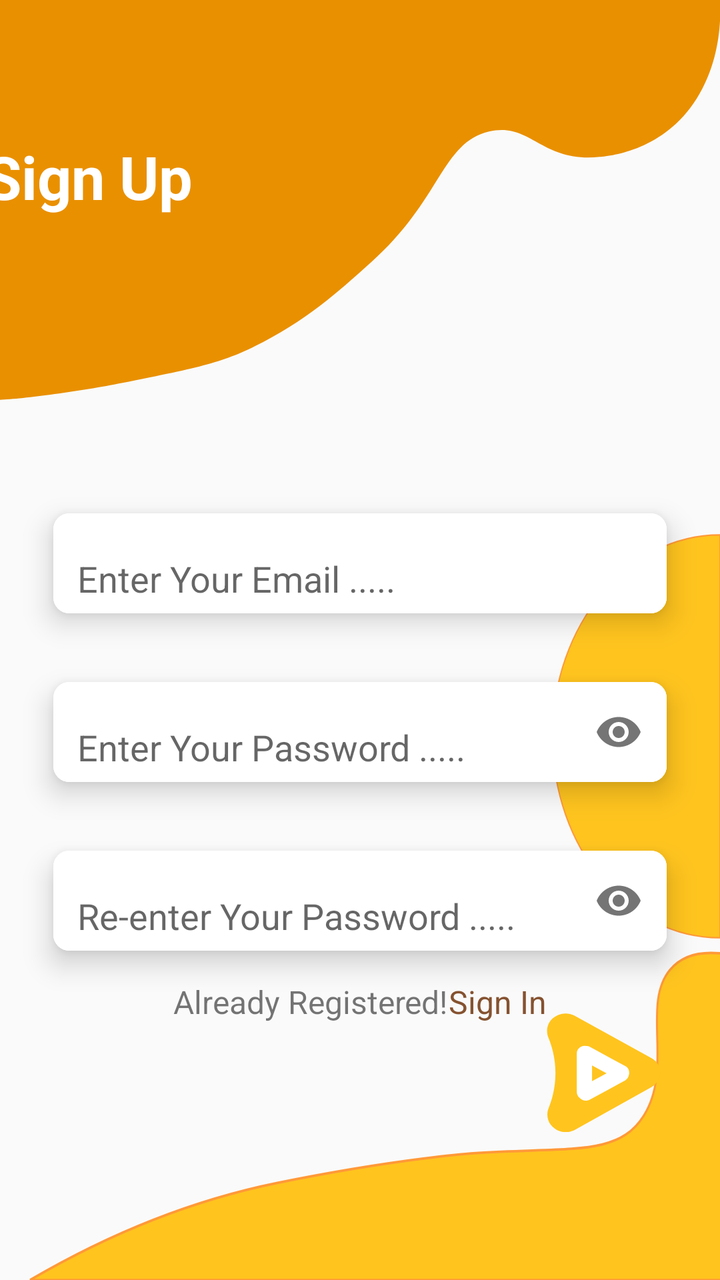
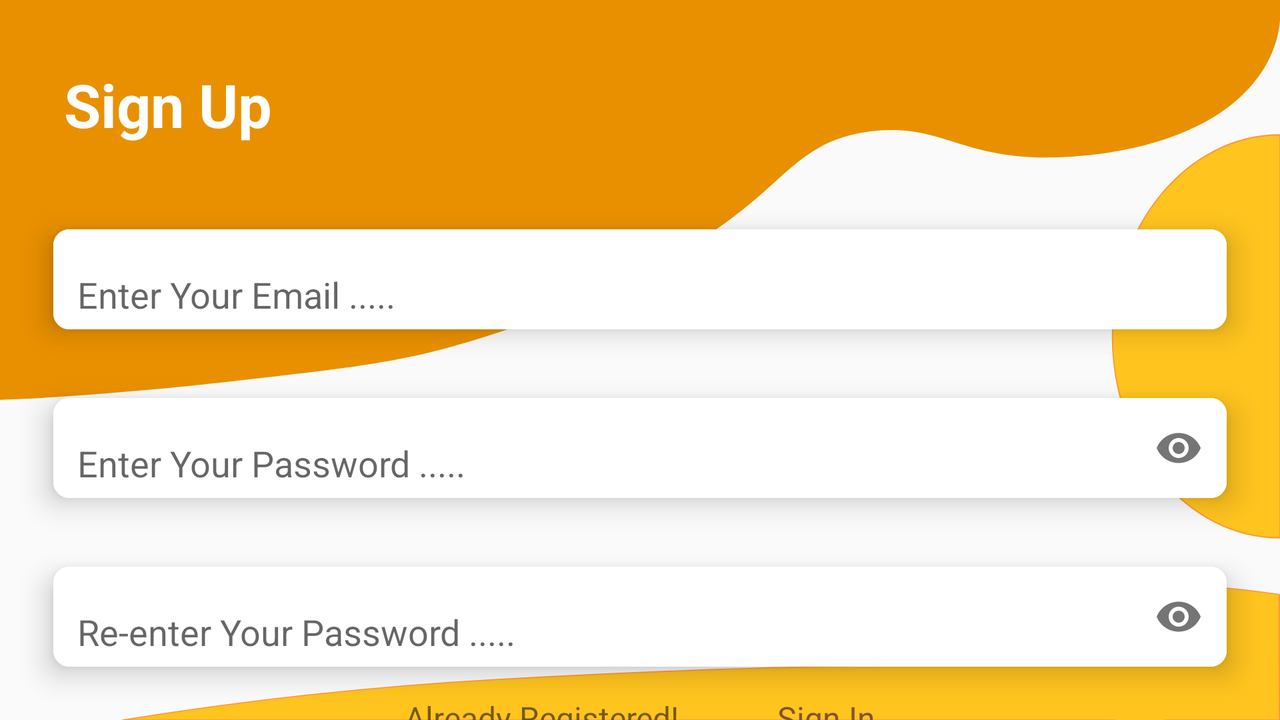

Compare how this app lays out the same screen by default and in its alternative resource folder. The renders come first, then the two layout files and the values they reference.
<!-- AndroidManifest.xml: application theme Theme.TodoList -->
<!-- res/layout/fragment_sign_up.xml -->
<?xml version="1.0" encoding="utf-8"?>
<androidx.constraintlayout.widget.ConstraintLayout xmlns:android="http://schemas.android.com/apk/res/android"
    xmlns:app="http://schemas.android.com/apk/res-auto"
    xmlns:tools="http://schemas.android.com/tools"
    android:layout_width="match_parent"
    android:layout_height="match_parent"
    tools:context=".fragments.SignUpFragment">

        <ImageView
            android:id="@+id/imageView"
            android:layout_width="wrap_content"
            android:layout_height="200dp"
            android:scaleType="fitXY"
            android:src="@drawable/design1"
            app:layout_constraintEnd_toEndOf="parent"
            app:layout_constraintHorizontal_bias="0.5"
            app:layout_constraintStart_toStartOf="parent"
            app:layout_constraintTop_toTopOf="parent" />

        <ImageView
            android:id="@+id/imageView2"
            android:layout_width="267dp"
            android:layout_height="321dp"
            android:scaleType="fitXY"
            android:src="@drawable/ellipse1"
            app:layout_constraintEnd_toEndOf="parent"
            app:layout_constraintTop_toBottomOf="@+id/imageView" />

        <ImageView
            android:id="@+id/imageView3"
            android:layout_width="424dp"
            android:layout_height="528dp"
            android:layout_marginStart="12dp"
            android:scaleType="fitXY"
            android:src="@drawable/design2"
            app:layout_constraintBottom_toBottomOf="parent"
            app:layout_constraintEnd_toEndOf="parent"
            app:layout_constraintHorizontal_bias="0.5"
            app:layout_constraintStart_toStartOf="parent" />

        <TextView
            android:id="@+id/textView"
            android:layout_width="wrap_content"
            android:layout_height="wrap_content"
            android:layout_marginTop="68dp"
            android:layout_marginEnd="264dp"
            android:textStyle="bold"
            android:text="@string/sign_up"
            android:textColor="@color/white"
            android:textSize="30sp"
            app:layout_constraintEnd_toEndOf="parent"
            app:layout_constraintTop_toTopOf="parent" />

        <com.google.android.material.card.MaterialCardView
            android:id="@+id/cardView1"
            android:layout_width="0dp"
            android:layout_height="wrap_content"
            android:layout_marginHorizontal="16dp"
            android:layout_marginTop="42dp"
            app:cardCornerRadius="8dp"
            app:cardElevation="8dp"
            app:cardUseCompatPadding="true"
            app:layout_constraintEnd_toEndOf="parent"
            app:layout_constraintHorizontal_bias="0.5"
            app:layout_constraintStart_toStartOf="parent"
            app:layout_constraintTop_toTopOf="@+id/imageView2">

                <com.google.android.material.textfield.TextInputLayout
                    android:layout_width="match_parent"
                    android:layout_height="50dp"
                    android:background="@color/white"
                    app:boxStrokeWidth="0dp"
                    app:boxStrokeWidthFocused="0dp"
                    app:hintEnabled="false">

                        <com.google.android.material.textfield.TextInputEditText
                            android:id="@+id/emailEt"
                            android:layout_width="match_parent"
                            android:layout_height="50dp"
                            android:background="@color/white"
                            android:hint="@string/enter_your_email"
                            android:inputType="textEmailAddress"
                            android:paddingStart="12dp"
                            android:paddingTop="15dp" />
                </com.google.android.material.textfield.TextInputLayout>

        </com.google.android.material.card.MaterialCardView>

        <com.google.android.material.card.MaterialCardView
            android:id="@+id/cardView2"
            android:layout_width="0dp"
            android:layout_height="wrap_content"
            android:layout_marginHorizontal="16dp"
            android:layout_marginTop="5dp"
            app:cardCornerRadius="8dp"
            app:cardElevation="8dp"
            app:cardUseCompatPadding="true"
            app:layout_constraintEnd_toEndOf="parent"
            app:layout_constraintHorizontal_bias="0.5"
            app:layout_constraintStart_toStartOf="parent"
            app:layout_constraintTop_toBottomOf="@id/cardView1">



                <com.google.android.material.textfield.TextInputLayout
                    android:layout_width="match_parent"
                    android:layout_height="50dp"
                    android:background="@color/white"
                    app:boxStrokeWidth="0dp"
                    app:boxStrokeWidthFocused="0dp"
                    app:hintEnabled="false"
                    app:passwordToggleEnabled="true">

                        <com.google.android.material.textfield.TextInputEditText
                            android:id="@+id/passEt"
                            android:layout_width="match_parent"
                            android:layout_height="match_parent"
                            android:background="@color/white"
                            android:hint="@string/enter_your_pass"
                            android:inputType="textPassword"
                            android:paddingStart="12dp"
                            android:paddingTop="15dp" />

                </com.google.android.material.textfield.TextInputLayout>


        </com.google.android.material.card.MaterialCardView>


        <com.google.android.material.card.MaterialCardView
            android:id="@+id/cardView3"
            android:layout_width="0dp"
            android:layout_height="wrap_content"
            android:layout_marginHorizontal="16dp"
            android:layout_marginTop="5dp"
            app:cardCornerRadius="8dp"
            app:cardElevation="8dp"
            app:cardUseCompatPadding="true"
            app:layout_constraintEnd_toEndOf="parent"
            app:layout_constraintHorizontal_bias="0.5"
            app:layout_constraintStart_toStartOf="parent"
            app:layout_constraintTop_toBottomOf="@id/cardView2">


                <com.google.android.material.textfield.TextInputLayout
                    android:layout_width="match_parent"
                    android:layout_height="50dp"
                    android:background="@color/white"
                    app:boxStrokeWidth="0dp"
                    app:boxStrokeWidthFocused="0dp"
                    app:hintEnabled="false"
                    app:passwordToggleEnabled="true">

                        <com.google.android.material.textfield.TextInputEditText
                            android:id="@+id/verifyPassEt"
                            android:layout_width="match_parent"
                            android:layout_height="match_parent"
                            android:background="@color/white"
                            android:hint="@string/re_enter_your_pass"
                            android:inputType="textPassword"
                            android:paddingStart="12dp"
                            android:paddingTop="15dp" />

                </com.google.android.material.textfield.TextInputLayout>


        </com.google.android.material.card.MaterialCardView>

        <ImageView
            android:id="@+id/nextBtn"
            android:layout_width="60dp"
            android:layout_height="60dp"
            android:layout_marginTop="16dp"
            android:layout_marginEnd="12dp"
            android:src="@drawable/ic_btn1"
            app:layout_constraintEnd_toEndOf="@id/cardView3"
            app:layout_constraintTop_toBottomOf="@id/cardView3" />

        <TextView
            android:id="@+id/textview32"
            android:layout_width="wrap_content"
            android:layout_height="wrap_content"
            android:text="Already Registered!"
            android:textSize="16sp"
            app:layout_constraintEnd_toStartOf="@+id/textViewSignIn"
            app:layout_constraintHorizontal_bias="0.5"
            app:layout_constraintStart_toEndOf="@+id/imageView3"
            app:layout_constraintStart_toStartOf="@+id/guideline2"
            app:layout_constraintTop_toBottomOf="@+id/cardView3" />

        <TextView
            android:id="@+id/textViewSignIn"
            android:layout_width="wrap_content"
            android:layout_height="wrap_content"
            android:text="Sign In"
            android:textColor="@color/text_color"
            android:textSize="16sp"
            app:layout_constraintEnd_toStartOf="@+id/guideline3"
            app:layout_constraintHorizontal_bias="0.5"
            app:layout_constraintStart_toEndOf="@+id/textview32"
            app:layout_constraintTop_toTopOf="@id/textview32" />

        <androidx.constraintlayout.widget.Guideline
            android:id="@+id/guideline2"
            android:layout_width="wrap_content"
            android:layout_height="wrap_content"
            android:orientation="vertical"
            app:layout_constraintGuide_percent="0.24" />

        <androidx.constraintlayout.widget.Guideline
            android:id="@+id/guideline3"
            android:layout_width="wrap_content"
            android:layout_height="wrap_content"
            android:orientation="vertical"
            app:layout_constraintGuide_percent="0.76" />
</androidx.constraintlayout.widget.ConstraintLayout>
<!-- resources referenced by this layout -->
<resources>
  <color name="text_color">#855230</color>
  <color name="white">#FFFFFFFF</color>
  <!-- drawable design1 (drawable) -->
  <vector xmlns:android="http://schemas.android.com/apk/res/android"
      android:width="425.2dp"
      android:height="198.4dp"
      android:viewportWidth="425.2"
      android:viewportHeight="198.4">
    <path
        android:pathData="M425.2,0c0.5,7.4 0.9,29.4 -13.8,48.9c-19.2,25.6 -50.1,28.3 -57.2,28.9c-34.6,3 -40.7,-17.5 -65.4,-12.6c-28.1,5.6 -28.1,33.9 -69.8,65c-13.7,10.2 -34.4,26.8 -63.7,39.5c-23.9,10.4 -35.9,12.2 -83.4,20.3c-22.9,3.9 -58.9,8 -72.1,8.3C-0.2,131.8 -0.3,65.2 -0.5,-1.4C141.4,-1 283.3,-0.5 425.2,0z"
        android:fillColor="#E99000"/>
  </vector>
  <!-- drawable design2 (drawable) -->
  <vector xmlns:android="http://schemas.android.com/apk/res/android"
      android:width="425.2dp"
      android:height="425.2dp"
      android:viewportWidth="425.2"
      android:viewportHeight="425.2">
    <path
        android:strokeWidth="1"
        android:pathData="M425.2,303.9c-22.8,-9 -50.3,-16.2 -63.4,-3.7c-14.7,13.9 1.8,39.8 -13.4,59c-12.8,16.2 -35.8,12.4 -84.1,14.9c0,0 -37.4,1.9 -99.5,12c-30,4.9 -72.9,15.1 -124,39.1c128.2,0 256.3,0 384.5,0C425.2,384.8 425.2,344.3 425.2,303.9z"
        android:fillColor="#FFC41E"
        android:strokeColor="#FF9938"/>
  </vector>
  <!-- drawable ellipse1 (drawable) -->
  <vector xmlns:android="http://schemas.android.com/apk/res/android"
      android:width="425.2dp"
      android:height="425.2dp"
      android:viewportWidth="425.2"
      android:viewportHeight="425.2">
    <path
        android:strokeWidth="1"
        android:pathData="M425.2,89.4c-73.7,0 -133.4,59.7 -133.4,133.4s59.7,133.4 133.4,133.4V89.4z"
        android:fillColor="#FFC41E"
        android:strokeColor="#FF9938"/>
  </vector>
  <string name="enter_your_email">Enter Your Email .....</string>
  <string name="enter_your_pass">Enter Your Password .....</string>
  <string name="re_enter_your_pass">Re-enter Your Password .....</string>
  <string name="sign_up">Sign Up</string>
  <style name="Theme.TodoList" parent="Theme.AppCompat.Light.NoActionBar">
          
          <item name="colorPrimary">@color/purple_500</item>
          <item name="colorPrimaryVariant">@color/purple_700</item>
          <item name="colorOnPrimary">@color/white</item>
          
          <item name="colorSecondary">@color/teal_200</item>
          <item name="colorSecondaryVariant">@color/teal_700</item>
          <item name="colorOnSecondary">@color/black</item>
          
          <item name="android:statusBarColor" tools:targetApi="l">?attr/colorPrimaryVariant</item>
          
      </style>
  <color name="purple_500">#FF6200EE</color>
  <color name="purple_700">#FF3700B3</color>
  <color name="teal_200">#8BC34A</color>
  <color name="teal_700">#FF018786</color>
  <color name="black">#FF000000</color>
</resources>
<!-- res/layout-land/fragment_sign_up.xml (the repository's variant of the layout above) -->
<!-- drawn on the phone turned sideways -->
<?xml version="1.0" encoding="utf-8"?>
<androidx.constraintlayout.widget.ConstraintLayout xmlns:android="http://schemas.android.com/apk/res/android"
    xmlns:app="http://schemas.android.com/apk/res-auto"
    xmlns:tools="http://schemas.android.com/tools"
    android:layout_width="match_parent"
    android:layout_height="match_parent"
    tools:context=".fragments.SignUpFragment">

        <ImageView
            android:id="@+id/imageView"
            android:layout_width="match_parent"
            android:layout_height="200dp"
            android:scaleType="fitXY"
            android:src="@drawable/design1"
            app:layout_constraintEnd_toEndOf="parent"
            app:layout_constraintHorizontal_bias="0.5"
            app:layout_constraintStart_toStartOf="parent"
            app:layout_constraintTop_toTopOf="parent" />

        <ImageView
            android:id="@+id/imageView2"
            android:layout_width="267dp"
            android:layout_height="321dp"
            android:scaleType="fitXY"
            android:src="@drawable/ellipse1"
            app:layout_constraintEnd_toEndOf="parent"
            app:layout_constraintTop_toTopOf="parent" />

        <ImageView
            android:id="@+id/imageView3"
            android:layout_width="match_parent"
            android:layout_height="220dp"
            android:scaleType="fitXY"
            android:src="@drawable/design2"
            app:layout_constraintLeft_toLeftOf="parent"
            app:layout_constraintBottom_toBottomOf="parent" />

        <TextView
            android:id="@+id/textView"
            android:layout_width="wrap_content"
            android:layout_height="wrap_content"
            android:layout_marginStart="32dp"
            android:layout_marginTop="32dp"
            android:text="@string/sign_up"
            android:textColor="@color/white"
            android:textSize="30sp"
            android:textStyle="bold"
            app:layout_constraintStart_toStartOf="parent"
            app:layout_constraintTop_toTopOf="parent" />

        <com.google.android.material.card.MaterialCardView
            android:id="@+id/cardView1"
            android:layout_width="0dp"
            android:layout_height="wrap_content"
            android:layout_marginHorizontal="16dp"
            android:layout_marginTop="100dp"
            app:cardCornerRadius="8dp"
            app:cardElevation="8dp"
            app:cardUseCompatPadding="true"
            app:layout_constraintEnd_toEndOf="parent"
            app:layout_constraintHorizontal_bias="0.5"
            app:layout_constraintStart_toStartOf="parent"
            app:layout_constraintTop_toTopOf="@+id/imageView2">

                <com.google.android.material.textfield.TextInputLayout
                    android:layout_width="match_parent"
                    android:layout_height="50dp"
                    android:background="@color/white"
                    app:boxStrokeWidth="0dp"
                    app:boxStrokeWidthFocused="0dp"
                    app:hintEnabled="false">

                        <com.google.android.material.textfield.TextInputEditText
                            android:id="@+id/emailEt"
                            android:layout_width="match_parent"
                            android:layout_height="50dp"
                            android:background="@color/white"
                            android:hint="@string/enter_your_email"
                            android:inputType="textEmailAddress"
                            android:paddingStart="12dp"
                            android:paddingTop="15dp" />
                </com.google.android.material.textfield.TextInputLayout>

        </com.google.android.material.card.MaterialCardView>

        <com.google.android.material.card.MaterialCardView
            android:id="@+id/cardView2"
            android:layout_width="0dp"
            android:layout_height="wrap_content"
            android:layout_marginHorizontal="16dp"
            android:layout_marginTop="5dp"
            app:cardCornerRadius="8dp"
            app:cardElevation="8dp"
            app:cardUseCompatPadding="true"
            app:layout_constraintEnd_toEndOf="parent"
            app:layout_constraintHorizontal_bias="0.5"
            app:layout_constraintStart_toStartOf="parent"
            app:layout_constraintTop_toBottomOf="@id/cardView1">



                <com.google.android.material.textfield.TextInputLayout
                    android:layout_width="match_parent"
                    android:layout_height="50dp"
                    android:background="@color/white"
                    app:boxStrokeWidth="0dp"
                    app:boxStrokeWidthFocused="0dp"
                    app:hintEnabled="false"
                    app:passwordToggleEnabled="true">

                        <com.google.android.material.textfield.TextInputEditText
                            android:id="@+id/passEt"
                            android:layout_width="match_parent"
                            android:layout_height="match_parent"
                            android:background="@color/white"
                            android:hint="@string/enter_your_pass"
                            android:inputType="textPassword"
                            android:paddingStart="12dp"
                            android:paddingTop="15dp" />

                </com.google.android.material.textfield.TextInputLayout>


        </com.google.android.material.card.MaterialCardView>


        <com.google.android.material.card.MaterialCardView
            android:id="@+id/cardView3"
            android:layout_width="0dp"
            android:layout_height="wrap_content"
            android:layout_marginHorizontal="16dp"
            android:layout_marginTop="5dp"
            app:cardCornerRadius="8dp"
            app:cardElevation="8dp"
            app:cardUseCompatPadding="true"
            app:layout_constraintEnd_toEndOf="parent"
            app:layout_constraintHorizontal_bias="0.5"
            app:layout_constraintStart_toStartOf="parent"
            app:layout_constraintTop_toBottomOf="@id/cardView2">


                <com.google.android.material.textfield.TextInputLayout
                    android:layout_width="match_parent"
                    android:layout_height="50dp"
                    android:background="@color/white"
                    app:boxStrokeWidth="0dp"
                    app:boxStrokeWidthFocused="0dp"
                    app:hintEnabled="false"
                    app:passwordToggleEnabled="true">

                        <com.google.android.material.textfield.TextInputEditText
                            android:id="@+id/verifyPassEt"
                            android:layout_width="match_parent"
                            android:layout_height="match_parent"
                            android:background="@color/white"
                            android:hint="@string/re_enter_your_pass"
                            android:inputType="textPassword"
                            android:paddingStart="12dp"
                            android:paddingTop="15dp" />

                </com.google.android.material.textfield.TextInputLayout>


        </com.google.android.material.card.MaterialCardView>

        <ImageView
            android:id="@+id/nextBtn"
            android:layout_width="60dp"
            android:layout_height="60dp"
            android:layout_marginTop="4dp"
            android:layout_marginEnd="8dp"
            android:src="@drawable/ic_btn1"
            app:layout_constraintEnd_toEndOf="@id/cardView3"
            app:layout_constraintTop_toBottomOf="@id/cardView3" />

        <TextView
            android:id="@+id/textview32"
            android:layout_width="wrap_content"
            android:layout_height="wrap_content"
            android:text="Already Registered!"
            android:textSize="16sp"
            app:layout_constraintEnd_toStartOf="@+id/textViewSignIn"
            app:layout_constraintHorizontal_bias="0.5"
            app:layout_constraintStart_toEndOf="@+id/imageView3"
            app:layout_constraintStart_toStartOf="@+id/guideline2"
            app:layout_constraintTop_toBottomOf="@+id/cardView3" />

        <TextView
            android:id="@+id/textViewSignIn"
            android:layout_width="wrap_content"
            android:layout_height="wrap_content"
            android:text="Sign In"
            android:textColor="@color/text_color"
            android:textSize="16sp"
            app:layout_constraintEnd_toStartOf="@+id/guideline3"
            app:layout_constraintHorizontal_bias="0.5"
            app:layout_constraintStart_toEndOf="@+id/textview32"
            app:layout_constraintTop_toTopOf="@id/textview32" />

        <androidx.constraintlayout.widget.Guideline
            android:id="@+id/guideline2"
            android:layout_width="wrap_content"
            android:layout_height="wrap_content"
            android:orientation="vertical"
            app:layout_constraintGuide_percent="0.24" />

        <androidx.constraintlayout.widget.Guideline
            android:id="@+id/guideline3"
            android:layout_width="wrap_content"
            android:layout_height="wrap_content"
            android:orientation="vertical"
            app:layout_constraintGuide_percent="0.76" />
</androidx.constraintlayout.widget.ConstraintLayout>
